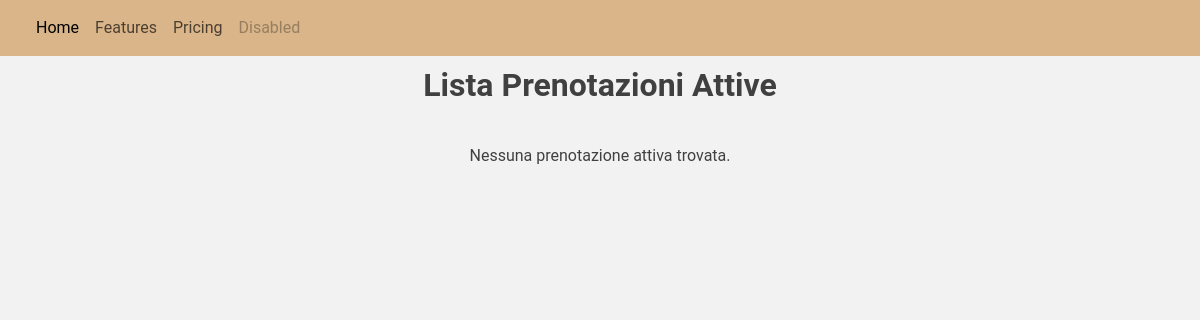
The app's page /activeReservationsList.php, older data.
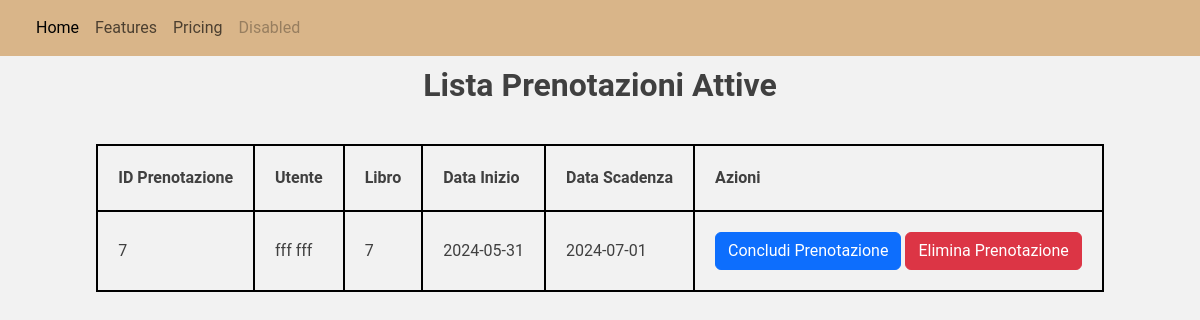
The same page, newer data.
### tables this page shows
CREATE TABLE `prestito` (
  `Codice` int(11) NOT NULL,
  `DataInizio` date DEFAULT NULL,
  `DataScadenza` date DEFAULT NULL,
  `DataRestituzione` date DEFAULT NULL,
  `CodUtente` int(11) DEFAULT NULL,
  `CodCopiaLibro` int(11) DEFAULT NULL
);

CREATE TABLE `utente` (
  `Codice` int(11) NOT NULL,
  `Username` varchar(255) DEFAULT NULL,
  `Password` varchar(255) DEFAULT NULL,
  `Nome` varchar(255) DEFAULT NULL,
  `Cognome` varchar(255) DEFAULT NULL,
  `DataNascita` date DEFAULT NULL,
  `Email` varchar(255) DEFAULT NULL,
  `Tel` varchar(20) DEFAULT NULL
);

CREATE TABLE `copialibro` (
  `Codice` int(11) NOT NULL,
  `Condizioni` varchar(255) DEFAULT NULL,
  `numPagine` int(11) NOT NULL,
  `CodiceLibro` int(11) DEFAULT NULL
);

### activeReservationsList.php (the view, shortened to what this page needs)
<!DOCTYPE html>
<html lang="it">
<head>
    <link href="https://cdn.jsdelivr.net/npm/bootstrap@5.3.3/dist/css/bootstrap.min.css" rel="stylesheet">
    <link rel="stylesheet" href="stylesheet/style.css">
</head>
<body>
    <?php
        include "navbar.php";
    ?>
    <h1>Lista Prenotazioni Attive</h1>
    <?php
    include 'connection.php';
    $query = "SELECT prestito.*, utente.Nome AS NomeUtente, utente.Cognome AS CognomeUtente, copialibro.CodiceLibro AS TitoloLibro
              FROM prestito
              INNER JOIN utente ON prestito.CodUtente = utente.Codice
              INNER JOIN copialibro ON prestito.CodCopiaLibro = copialibro.Codice
              WHERE DataRestituzione IS NULL";
    $result = $conn->query($query);
    if ($result->num_rows > 0) {
        echo "<table class='custom-table1'>
                <tr>
                    <th>ID Prenotazione</th>
                    <th>Utente</th>
                    <th>Libro</th>
                    <th>Data Inizio</th>
                    <th>Data Scadenza</th>
                    <th>Azioni</th>
                </tr>";
        while($row = $result->fetch_assoc()) {
            echo "<tr>
                    <td>".$row["Codice"]."</td>
                    <td>".$row["NomeUtente"]." ".$row["CognomeUtente"]."</td>
                    <td>".$row["TitoloLibro"]."</td>
                    <td>".$row["DataInizio"]."</td>
                    <td>".$row["DataScadenza"]."</td>
                    <td>
                        <a href='concludeReservation.php?reservation_id=".$row["Codice"]."' class='btn btn-primary'>Concludi Prenotazione</a>
                        <a href='deleteReservation.php?reservation_id=".$row["Codice"]."' class='btn btn-danger'>Elimina Prenotazione</a>
                    </td>
                </tr>";
        }
        echo "</table>";
    } else {
        echo "Nessuna prenotazione attiva trovata.";
    }
    ?>
</body>
</html>

Row changes from the older to the newer data that the page shows:
added prestito: Codice "7", CodUtente.Nome "fff", CodUtente.Cognome "fff", CodCopiaLibro.CodiceLibro "7", DataInizio "2024-05-31", DataScadenza "2024-07-01"
Text that changed along with them:
text no longer shown: "Nessuna prenotazione attiva trovata."
text now shown: "ID Prenotazione Utente Libro Data Inizio Data Scadenza Azioni"
